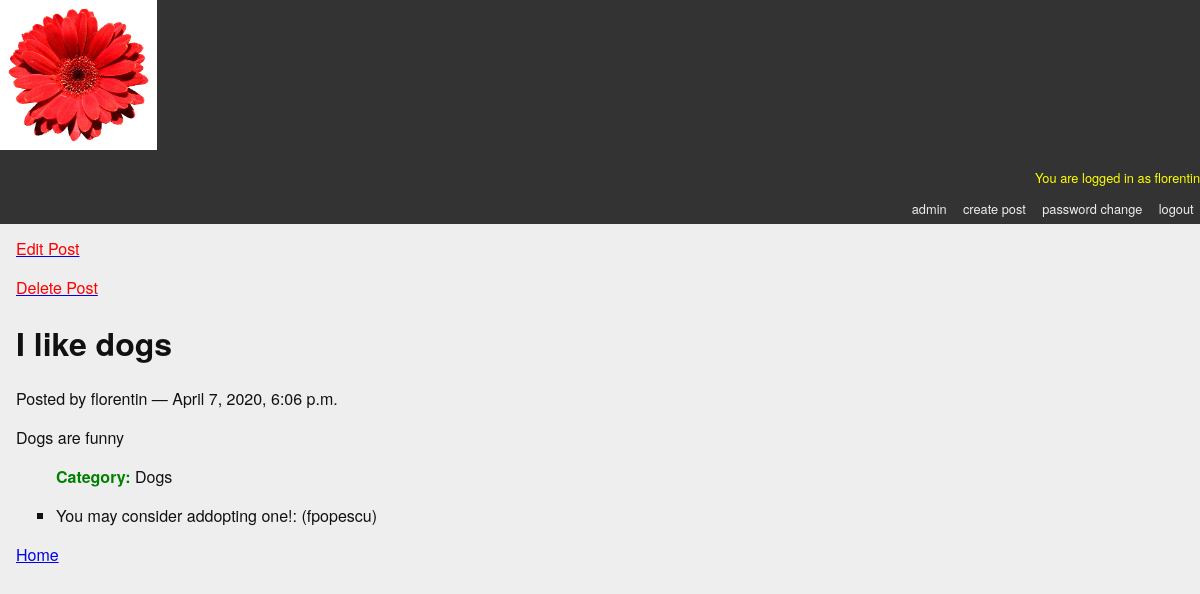
/posts/1/ (signed in), run on the app's committed database.
### blogging/models.py (models this page shows, shortened)
class Post(models.Model):
    title = models.CharField(max_length=128)
    text = models.TextField(blank=True)
    author = models.ForeignKey(User, on_delete=models.CASCADE)
    created_date = models.DateTimeField(auto_now_add=True)
    modified_date = models.DateTimeField(auto_now=True)
    published_date = models.DateTimeField(blank=True, null= True)
    def __str__(self):
        return self.title

class Category(models.Model):
    name = models.CharField(max_length=128)
    description = models.TextField(blank=True)
    posts = models.ManyToManyField(Post, blank=True, related_name='categories')
    def __str__(self):
        return self.name
    class Meta:
        verbose_name_plural = 'Categories'

class Review(models.Model):
    post = models.ForeignKey(Post, on_delete=models.CASCADE, related_name='reviews')
    review = models.CharField(max_length=255)
    author = models.ForeignKey(get_user_model(), on_delete=models.CASCADE)

### blogging/views.py (the view)
# urls.py: path('posts/<int:post_id>/', detail_view, name="blog_detail"),
def detail_view(request, post_id):
    published = Post.objects.exclude(published_date__exact=None)
    post =  get_object_or_404(published, pk=post_id)
    context = {'post': post}
    return render(request, 'blogging/detail.html', context)

### blogging/templates/blogging/detail.html
{% extends "base.html" %}
{% block content %}
{% if user.is_authenticated %}
   <div class="level-item">
      <a href="{% url 'post_edit' post.pk %}"><font color="red">Edit Post</font></a>
   </div>
   <div class="level-item">
      <p><a href="{% url 'post_delete' post.pk %}"><font color="red">Delete Post</font></a></p>
   </div>
{% endif %}
<h1>{{ post }}</h1>
<p class="byline">
  Posted by {{ post.author.username }} &mdash; {{ post.published_date }}
</p>
<div class="post-body">
  {{ post.text }}
</div>
<ul class="categories">
  {% for category in post.categories.all %}
    <li><b><font color="green">Category: </font></b>{{ category }}</li>
  {% endfor %}
</ul>
<ul class="reviews">
  {% for review in post.reviews.all %}
    <li>{{ review.review }}: ({{ review.author }})</li>
  {% endfor %}
</ul>
<a class="backlink" href="/">Home</a>
{% endblock content %}

### mysite/templates/base.html (shortened to what this page needs)
{% load static %}
{% load socialaccount %}
<!DOCTYPE html>
<html>
  <head>
    <link type="text/css"  href="{% static 'css/django_blog.css' %}" rel="stylesheet">
  </head>
  <body>
    <div id="header">
     <div class="nav-right">
     <img class="img" src="{% static 'images/flower.jpg' %}">
      <ul id="control-bar">
      {% if user.is_authenticated %}
          <p><font color="yellow">You are logged in as {{user.username}}</font></p>
          {% if user.is_staff %}
              <li><a href="{% url 'admin:index' %}">admin</a></li>
          {% endif %}
          <li class="nav-item"><a href="{% url 'post_create' %}">create post</a></li>
          <li><a href="{% url 'password_change' %}">password change</a></li>
          <li><a href="{% url 'account_logout' %}">logout</a></li>
      {% else %}
          <p><font color="red"> You are not logged in</font></p>
          <li><a href="{% url 'account_login' %}">login</a></li>
          <li><a class="btn btn-outline-primary" href="{% url 'account_signup' %}">sign up</a></li>
      {% endif %}
      </ul>
     </div>
    </div>
    <div id="container">
      <div id="content">
      {% block content %}{% endblock %}
      </div>
    </div>
  </body>
</html>

### blogging/static/css/django_blog.css (style rules this page uses)
body { background-color: #eee; color: #111; font-family: "HelveticaNeue-Light", "Helvetica Neue Light", "Helvetica Neue", Helvetica, Arial, "Lucida Grande", sans-serif; margin:0; padding:0; }
#container { margin:0; padding:0; margin-top: 0px; }
#header { background-color: #333; border-botton: 1px solid #111; margin:0; padding:0; }
#control-bar { margin: 0em 0em 1em; list-style: none; list-style-type: none; text-align: right; color: #eee; font-size: 80%; padding-bottom: 0.4em; }
#control-bar li { display: inline-block; }
#control-bar li a { color: #eee; padding: 0.5em; text-decoration: none; }
#content { margin: 0em 1em 1em; }
ul.categories { list-style: none; list-style-type: none; }
ul.categories li { display: inline; }
.img { height: 150px; width: auto; }
ul.reviews { list-style-type: square; }

### data on the page
Post: title "I like dogs", author.username "florentin", published_date "April 7, 2020, 6:06 p.m.", text "Dogs are funny"
Category: name "Dogs"
Review: review "You may consider addopting one!", author "fpopescu"

### other printed values
{{ user.username }} "florentin"
